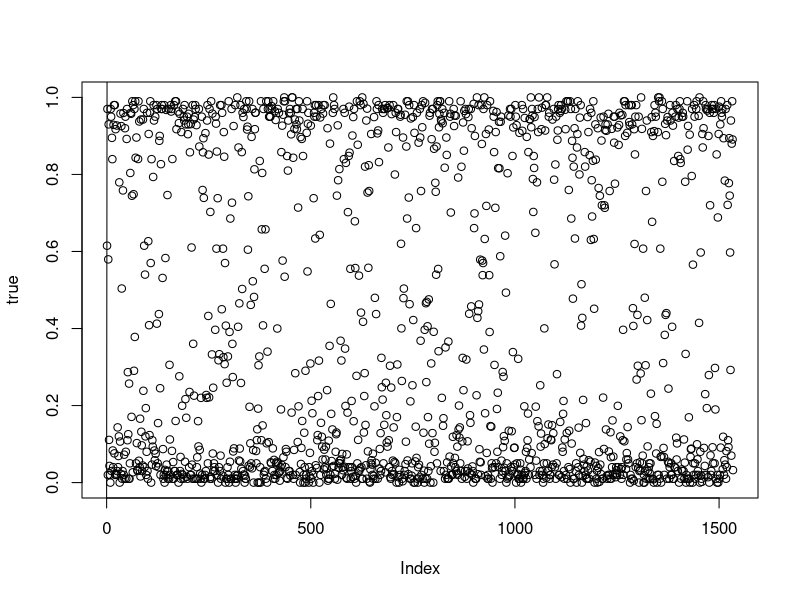
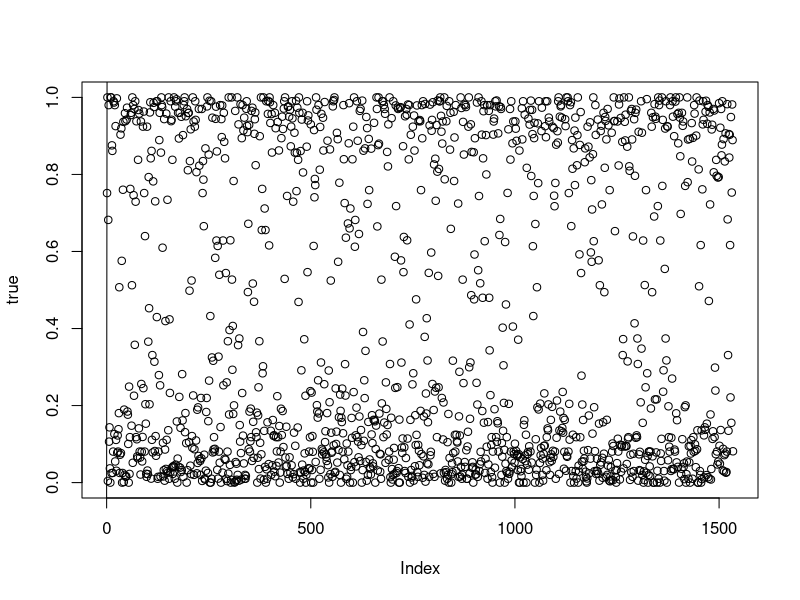

Source code (R) for these figures, in order:
## ---- chunk 1
knitr::opts_chunk$set(echo = TRUE)
## ---- chunk 2
# read in data
library(randomForest)
train = read.csv("train_stand.csv")
train <- subset(train, select = -c(X))
test = read.csv("test_stand.csv")
test <- subset(test, select = -c(X))
true = test$classes
## ---- chunk 3
# Bagging (Random forests with m=p) and 100 trees
bag.model = randomForest(classes~., data=train,
                           mtry=(ncol(train)-1),importance=TRUE, ntree=100)
summary(bag.model)
## ---- chunk 4
# Prediction on training set for bagging
training_res = predict(bag.model, train)
cat("Training MSE: ", mean((training_res-train$classes)^2))
## ---- chunk 5
# Prediction on test set for bagging
bag.predicted = predict(bag.model, test)

# Plot prediction performance
plot(bag.predicted, true)
abline (0,1)

# MSE on test set
mean((bag.predicted-true)^2)
## ---- chunk 6
# Random forests with m=sqrt(p) and 100 trees. p=57, let m be 8
RF.model = randomForest(classes~., data=train,
                           mtry=8,importance=TRUE, ntree=100)
summary(RF.model)
## ---- chunk 7
# Prediction on test set
RF.predicted = predict(RF.model, test)

# Plot prediction performance
plot(RF.predicted, true)
abline(0,1)

# MSE on test set
mean((RF.predicted -true)^2)
